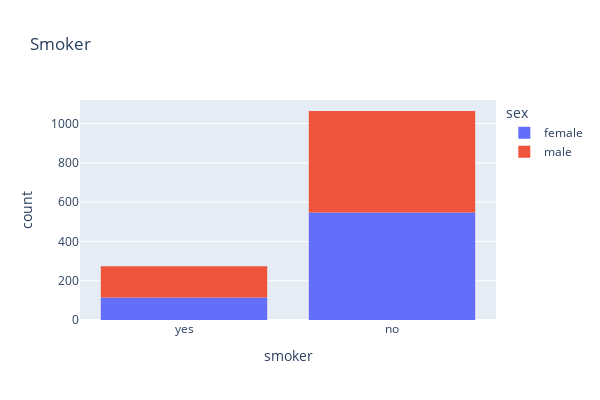

This figure's notebook cell:
### Markdown cell above
### **Smoker**

### Code cell
px.histogram(df, x='smoker', color='sex', title='Smoker', width=600, height = 400)

### Figure 1 — Plotly figure (JSON) as saved in the notebook; plotly's stock layout.template omitted (floating-point values rounded to 4 significant figures; data arrays with more than 128 entries replaced by an {"elided": "..."} marker saying what was removed)
{"data": [{"alignmentgroup": "True", "bingroup": "x", "hovertemplate": "sex=female<br>smoker=%{x}<br>count=%{y}<extra></extra>", "legendgroup": "female", "marker": {"color": "#636efa", "pattern": {"shape": ""}}, "name": "female", "offsetgroup": "female", "orientation": "v", "showlegend": true, "type": "histogram", "x": {"elided": "662 str values"}, "xaxis": "x", "yaxis": "y"}, {"alignmentgroup": "True", "bingroup": "x", "hovertemplate": "sex=male<br>smoker=%{x}<br>count=%{y}<extra></extra>", "legendgroup": "male", "marker": {"color": "#EF553B", "pattern": {"shape": ""}}, "name": "male", "offsetgroup": "male", "orientation": "v", "showlegend": true, "type": "histogram", "x": {"elided": "676 str values"}, "xaxis": "x", "yaxis": "y"}], "layout": {"barmode": "relative", "height": 400, "legend": {"title": {"text": "sex"}, "tracegroupgap": 0}, "title": {"text": "Smoker"}, "width": 600, "xaxis": {"anchor": "y", "domain": [0, 1], "title": {"text": "smoker"}}, "yaxis": {"anchor": "x", "domain": [0, 1], "title": {"text": "count"}}}}
